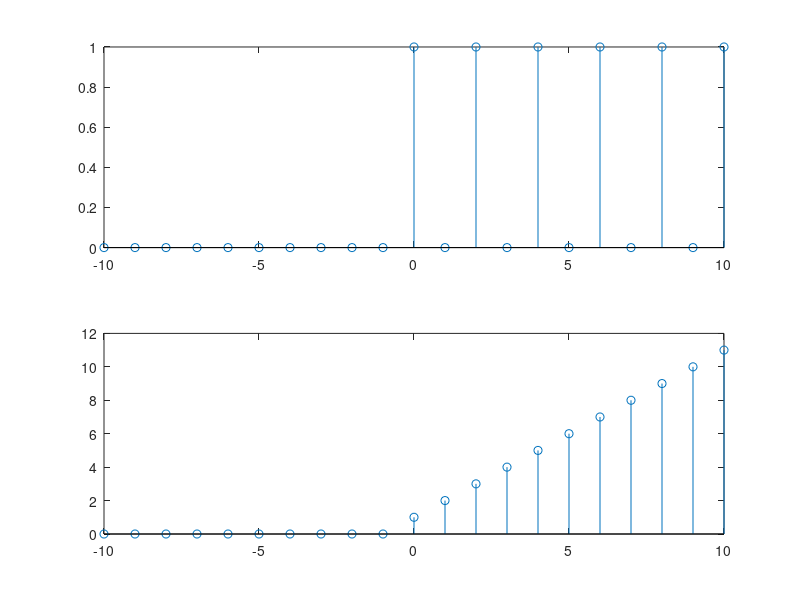

Reproduce this figure in MATLAB.
n=-10:10;
x=[n>=0];
b0=[1];
a0=[1 1];
y0=filter(b0,a0,x);
subplot(211)
stem(n,y0)
b1=[1];
a1=[1 -1];
y1=filter(b1,a1,x);
subplot(212)
stem(n,y1)